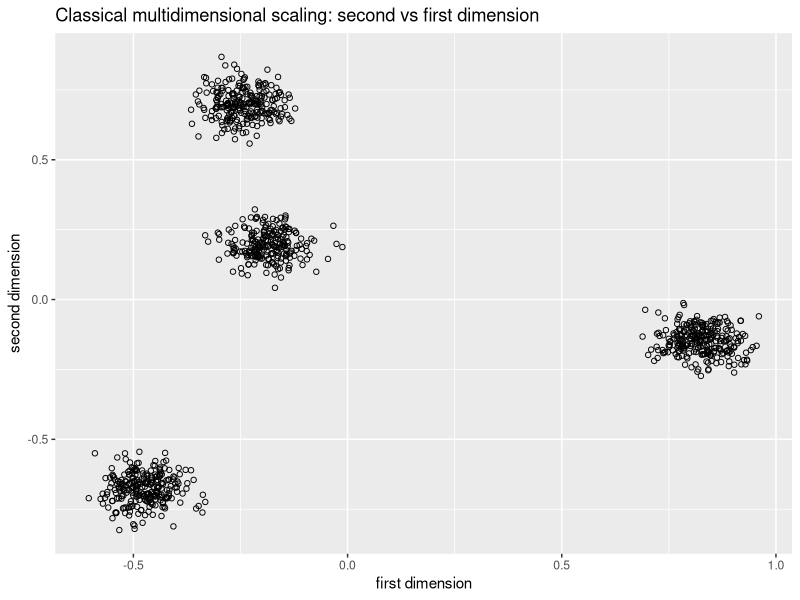
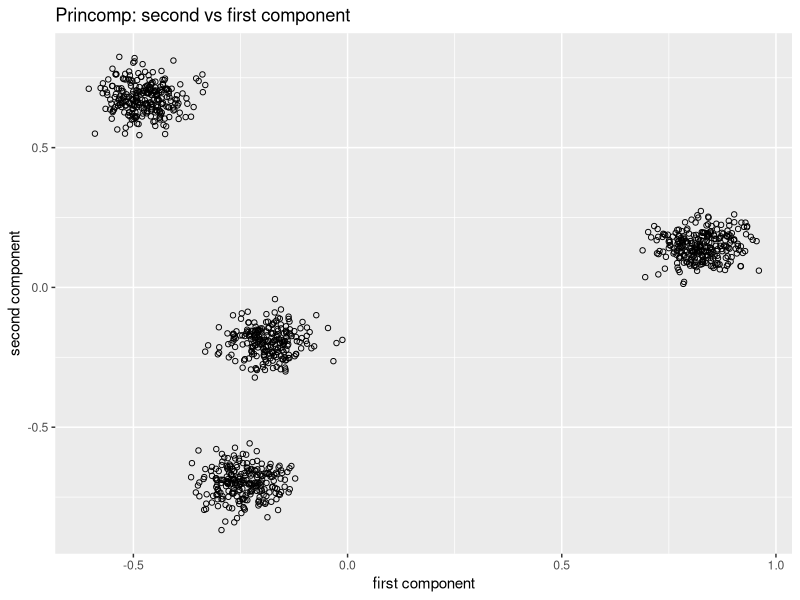
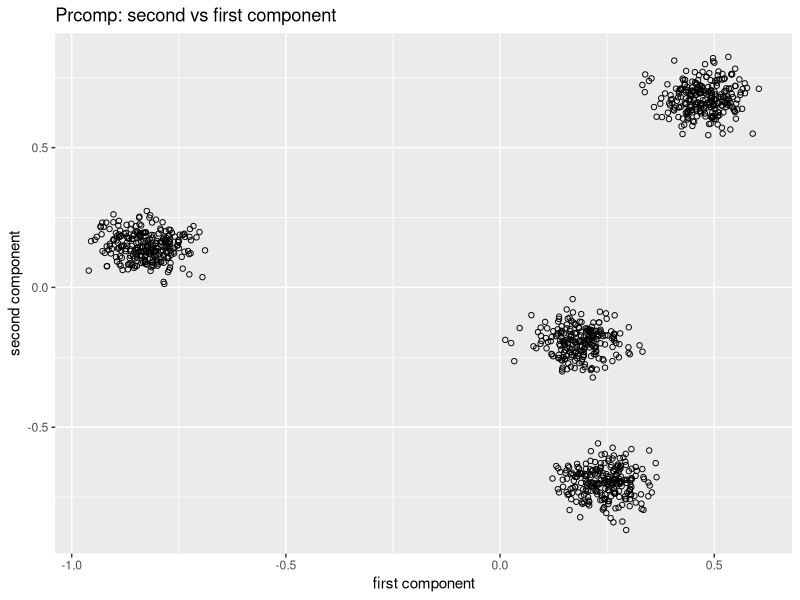
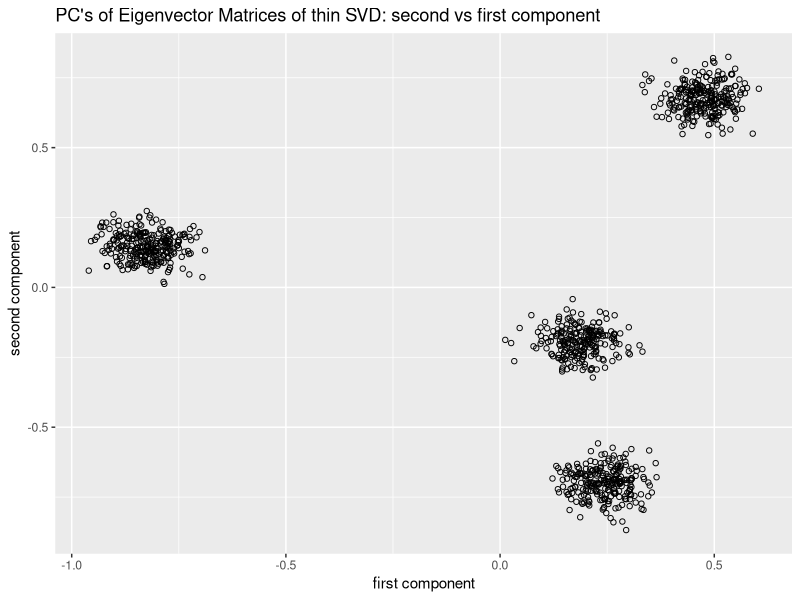
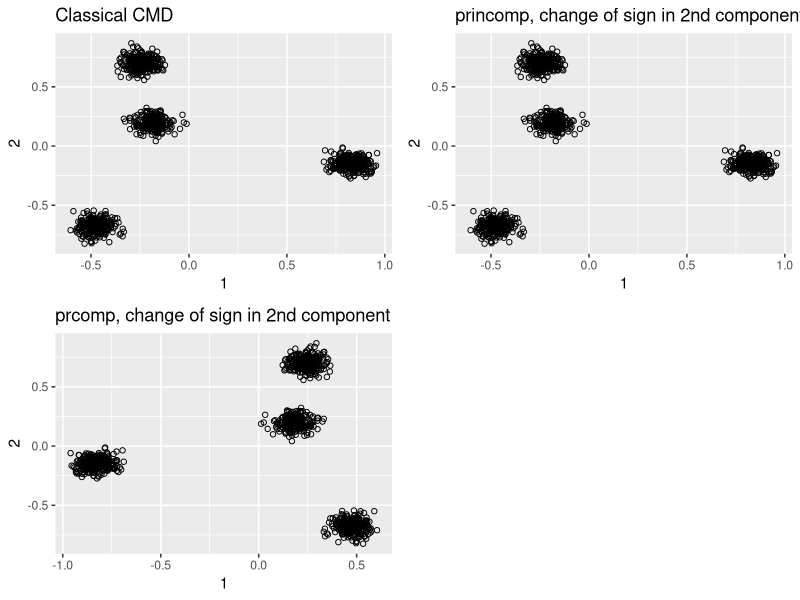

Reproduce these figures in R, in order.
## ---- chunk 1
knitr::opts_chunk$set(echo = TRUE,tidy.opts=list(width.cutoff=50),tidy=TRUE)
## ---- chunk 2
rm(list=ls())

if(!require(MASS)){
    install.packages("MASS")
    library(MASS)
}

if(!require(ggplot2)){
    install.packages("ggplot2")
    library(ggplot2)
}

if(!require(gridExtra)){
    install.packages("gridExtra")
    library(gridExtra)
}
## ---- chunk 3
set.seed(1)
n=100
x=runif(n)
y=2*x+rnorm(n) #generates response vector y
x2=x+100
X=cbind(1,x,x2)
        # try chol again
b <- try(beta.hat<-solve(t(X)%*%X,t(X)%*%y), silent = FALSE)
message(geterrmessage())

# beta.hat<-solve(t(X)%*%X,t(X)%*%y)
## ---- chunk 4

# singular values of X -> sqrt of the non-zero eigenvalues of t(X)%*%X
svd_decomp<-svd(X,nu=nrow(X),nv=ncol(X)) #Full SVD

# third value is much closer to zero than others
(singular_vals <- svd_decomp$d)

## ---- chunk 5

sigma_mat <- diag(singular_vals)

u <- svd_decomp$u #Full U
v <- svd_decomp$v #Full V

# set third value to zero
singular_vals[3] <- 0

sigma_mat_thin <- diag(singular_vals)

# reducing dimensions using the rank of sigma 
sigma_mat_thin <- diag(singular_vals, qr(sigma_mat_thin)$rank)
u_thin <- u[,1:qr(sigma_mat_thin)$rank]
v_thin <- v[,1:qr(sigma_mat_thin)$rank]


## ---- chunk 6
pseudo_inv <- v_thin%*%solve(sigma_mat_thin)%*%t(u_thin) 

pseudo_beta <- pseudo_inv%*%y

lin_mod <- lm(y~x+x2)$coefficients

## ---- chunk 7
lin_mod

## ---- chunk 8
pseudo_beta

## ---- chunk 9
#verifying length of reduced-rank solution is less than lm() solution
vec_len <- function(vec){
  len <- sqrt(sum(vec^2, na.rm=TRUE))
  return(len)
}
## ---- chunk 10
(MP.length <- vec_len(pseudo_beta))
## ---- chunk 11
(lin.length <- vec_len(lin_mod))
## ---- chunk 12
(d <- round(lin.length - MP.length,6))
# difference between the length of the linear model solution vector and 
# the reduced-rank regression solution vector
## ---- chunk 13
set.seed(1)
CC<-matrix(c(0,1,-1),1,3)

## ---- chunk 14

CC.svd<-svd(CC, nu=1,nv=3)

d<-CC.svd$d
(u<-CC.svd$u)
(v<-CC.svd$v)
(d2<-c(d,0,0))

#U \Sigma V^t = CC
u%*%d2%*%t(v) ## Confirm SVD=CC
## ---- chunk 15
(vr.bar<-v[,2:3])
## ---- chunk 16
lm_fit<-lm.fit(X%*%vr.bar, y)
vr.bar%*%lm_fit$coefficients #Right answer
## ---- chunk 17
lin_mod 
## ---- chunk 18
set.seed(1)

# number of individuals (rows)
n_mat <- 1000
# number of variables (columns)
p_mat <- 100

m1 <- c(1,rep(0,9),rep(0,90))
m2 <- c(0,1,rep(0,8),rep(0,90))
m3 <- c(rep(0,8),1,0,rep(0,90))
m4 <- c(rep(0,9),1,rep(0,90))

popms <- as.matrix(rbind(m1,m2,m3,m4))

sigma <- 0.05
cov <- sigma^2*diag(p_mat)


X <- matrix(NA, n_mat, p_mat)

# sample from a multivariate normal from each population randomly
for(i in 1:n_mat){
    pop <- sample(1:4, 1, replace=TRUE) # uniformly sample from 1 to 4
    X[i,] <- mvrnorm(1, popms[pop,], cov)
}


## ---- chunk 19
# classical multidimesional scaling
d<-dist(X)
cmd<-cmdscale(d,k=2)

plot_mds <- as.data.frame(cmd)

# scatterplot
ggplot(plot_mds, aes(x=V1, y=V2)) +
    geom_point(shape=1) +     
    ggtitle("Classical multidimensional scaling: second vs first dimension") +
    xlab("first dimension") +
    ylab("second dimension")

## ---- chunk 20

pc<-princomp(X, cor=FALSE)

plot_pc <- as.data.frame(pc$scores)
ggplot(plot_pc, aes(x=Comp.1, y=Comp.2)) +
    geom_point(shape=1) +     
    ggtitle("Princomp: second vs first component") +
    xlab("first component") +
    ylab("second component")
## ---- chunk 21

pc2<-prcomp(X)
plot_pc2 <- as.data.frame(pc2$x)
ggplot(plot_pc2, aes(x=PC1, y=PC2)) +
    geom_point(shape=1) +     
    ggtitle("Prcomp: second vs first component") +
    xlab("first component") +
    ylab("second component")

## ---- chunk 22
center_scale <- function(x) {
    scale(x, scale = FALSE)
}
X.center <- center_scale(X) #Center Mean
## ---- chunk 23
X.center.svd<-svd(X.center, nu=nrow(X.center),nv=ncol(X.center)) #Create SVD
r2<-qr(X.center)$rank
n2<-nrow(X.center)
dr<-diag(X.center.svd$d)
ur2<-X.center.svd$u[1:1000,1:100] #Reduced U for SVD
dr2<-dr[1:100,1:100] #Reduced singular values
pc2<-ur2%*%dr2
plot_pc3 <- as.data.frame(pc2)
## ---- chunk 24
ggplot(plot_pc3, aes(x=V1, y=V2)) +
    geom_point(shape=1) +     
    ggtitle("PC's of Eigenvector Matrices of thin SVD: second vs first component") +
    xlab("first component") +
    ylab("second component")
## ---- chunk 25


pc$scores[,2] <- -pc$scores[,2]
pc2<-prcomp(X)
pc2$x[,2] <- -pc2$x[,2]

p1 <- as.data.frame(cmd[,1:2])
p2 <- as.data.frame(pc$scores[,1:2])
p3 <- as.data.frame(pc2$x[,1:2])

plot1 <- ggplot(p1, aes(x=V1, y=V2)) + geom_point(shape=1) + 
            ggtitle("Classical CMD") + xlab(1) + ylab(2)
plot2 <- ggplot(p2, aes(x=Comp.1, y=Comp.2)) + geom_point(shape=1) +
            ggtitle("princomp, change of sign in 2nd component") + xlab(1) + ylab(2)
plot3 <- ggplot(p3, aes(x=PC1, y=PC2)) + geom_point(shape=1) +
            ggtitle("prcomp, change of sign in 2nd component") + xlab(1) + ylab(2)

grid.arrange(plot1, plot2, plot3, ncol = 2, nrow = 2)

## ---- chunk 26

f1 <- function(x){
    X <- scale(x, center=TRUE, scale=FALSE)
    ss <- eigen(t(X)%*%X)
    return(X%*%ss$vectors[,1:2])
}

f2 <- function(x){
    X <- scale(x, center=TRUE, scale=FALSE)
    ss <- eigen(X%*%t(X))
    return(ss$vectors[,1:2]%*%diag(sqrt(ss$values[1:2])))
}
## ---- chunk 27
f1_x <- system.time(f1(X))[3]
f2_x <- system.time(f2(X))[3]
f3_x <- system.time(prcomp(X)$x[,1:2])[3]

f4_x <- system.time(f1(t(X)))[3]
f5_x <- system.time(f2(t(X)))[3]
f6_x <- system.time(prcomp(t(X))$x[,1:2])[3]


f1_time <- paste0("f1: ", round(f1_x, 5))
f2_time <- paste0("f2: ", round(f2_x, 5))
f3_time <- paste0("prcomp: ", round(f3_x, 5))


print(f1_time)
print(f2_time)
print(f3_time)


f1_time_t <- paste0("f1: ", round(f4_x, 6))
f2_time_t <- paste0("f2: ", round(f5_x, 5))
f3_time_t <- paste0("prcomp: ", round(f6_x, 6))
## ---- chunk 28

print(f1_time_t)
print(f2_time_t)
print(f3_time_t)

